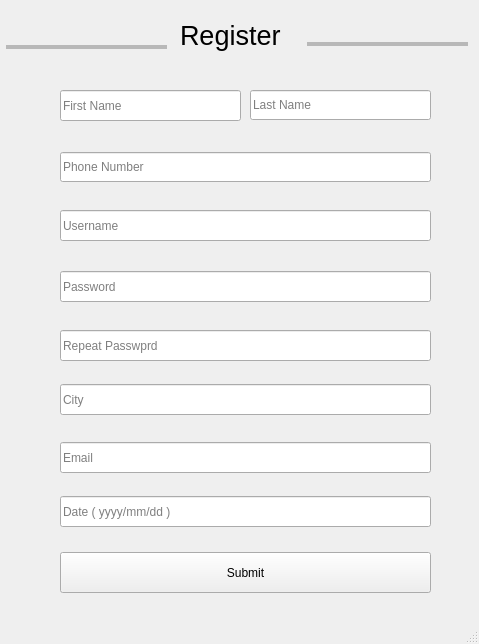
<?xml version="1.0" encoding="UTF-8"?>
<ui version="4.0">
 <class>MainWindow</class>
 <widget class="QMainWindow" name="MainWindow">
  <property name="geometry">
   <rect>
    <x>0</x>
    <y>0</y>
    <width>479</width>
    <height>644</height>
   </rect>
  </property>
  <property name="windowTitle">
   <string>MainWindow</string>
  </property>
  <widget class="QWidget" name="centralwidget">
   <widget class="QLabel" name="register_label">
    <property name="geometry">
     <rect>
      <x>180</x>
      <y>0</y>
      <width>161</width>
      <height>71</height>
     </rect>
    </property>
    <property name="font">
     <font>
      <pointsize>20</pointsize>
     </font>
    </property>
    <property name="text">
     <string>Register</string>
    </property>
   </widget>
   <widget class="QLineEdit" name="fname_signup">
    <property name="geometry">
     <rect>
      <x>60</x>
      <y>90</y>
      <width>181</width>
      <height>31</height>
     </rect>
    </property>
    <property name="placeholderText">
     <string>First Name</string>
    </property>
   </widget>
   <widget class="QLineEdit" name="phone_signup">
    <property name="geometry">
     <rect>
      <x>60</x>
      <y>152</y>
      <width>371</width>
      <height>30</height>
     </rect>
    </property>
    <property name="placeholderText">
     <string>Phone Number</string>
    </property>
   </widget>
   <widget class="QLineEdit" name="lname_signup">
    <property name="geometry">
     <rect>
      <x>250</x>
      <y>90</y>
      <width>181</width>
      <height>30</height>
     </rect>
    </property>
    <property name="placeholderText">
     <string>Last Name</string>
    </property>
   </widget>
   <widget class="QLineEdit" name="Password_signup">
    <property name="geometry">
     <rect>
      <x>60</x>
      <y>271</y>
      <width>371</width>
      <height>31</height>
     </rect>
    </property>
    <property name="text">
     <string/>
    </property>
    <property name="echoMode">
     <enum>QLineEdit::Password</enum>
    </property>
    <property name="placeholderText">
     <string>Password</string>
    </property>
   </widget>
   <widget class="QLineEdit" name="username">
    <property name="geometry">
     <rect>
      <x>60</x>
      <y>210</y>
      <width>371</width>
      <height>31</height>
     </rect>
    </property>
    <property name="placeholderText">
     <string>Username</string>
    </property>
   </widget>
   <widget class="QLineEdit" name="repeatpasswprd_signup">
    <property name="geometry">
     <rect>
      <x>60</x>
      <y>330</y>
      <width>371</width>
      <height>31</height>
     </rect>
    </property>
    <property name="echoMode">
     <enum>QLineEdit::Password</enum>
    </property>
    <property name="placeholderText">
     <string>Repeat Passwprd</string>
    </property>
   </widget>
   <widget class="QLineEdit" name="city_signup">
    <property name="geometry">
     <rect>
      <x>60</x>
      <y>384</y>
      <width>371</width>
      <height>31</height>
     </rect>
    </property>
    <property name="placeholderText">
     <string>City</string>
    </property>
   </widget>
   <widget class="QLineEdit" name="email_signup">
    <property name="geometry">
     <rect>
      <x>60</x>
      <y>442</y>
      <width>371</width>
      <height>31</height>
     </rect>
    </property>
    <property name="placeholderText">
     <string>Email</string>
    </property>
   </widget>
   <widget class="Line" name="line">
    <property name="geometry">
     <rect>
      <x>6</x>
      <y>37</y>
      <width>161</width>
      <height>21</height>
     </rect>
    </property>
    <property name="font">
     <font>
      <pointsize>36</pointsize>
     </font>
    </property>
    <property name="lineWidth">
     <number>0</number>
    </property>
    <property name="midLineWidth">
     <number>4</number>
    </property>
    <property name="orientation">
     <enum>Qt::Horizontal</enum>
    </property>
   </widget>
   <widget class="Line" name="line_2">
    <property name="geometry">
     <rect>
      <x>307</x>
      <y>34</y>
      <width>161</width>
      <height>21</height>
     </rect>
    </property>
    <property name="font">
     <font>
      <pointsize>36</pointsize>
     </font>
    </property>
    <property name="lineWidth">
     <number>0</number>
    </property>
    <property name="midLineWidth">
     <number>4</number>
    </property>
    <property name="orientation">
     <enum>Qt::Horizontal</enum>
    </property>
   </widget>
   <widget class="QLineEdit" name="date_signup">
    <property name="geometry">
     <rect>
      <x>60</x>
      <y>496</y>
      <width>371</width>
      <height>31</height>
     </rect>
    </property>
    <property name="placeholderText">
     <string>Date ( yyyy/mm/dd )</string>
    </property>
   </widget>
   <widget class="QPushButton" name="Submit_signup">
    <property name="geometry">
     <rect>
      <x>60</x>
      <y>552</y>
      <width>371</width>
      <height>41</height>
     </rect>
    </property>
    <property name="text">
     <string>Submit</string>
    </property>
   </widget>
  </widget>
  <widget class="QMenuBar" name="menubar">
   <property name="geometry">
    <rect>
     <x>0</x>
     <y>0</y>
     <width>479</width>
     <height>25</height>
    </rect>
   </property>
  </widget>
  <widget class="QStatusBar" name="statusbar"/>
 </widget>
 <resources/>
 <connections/>
</ui>
